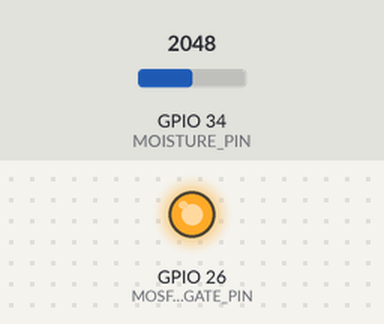
Simulated run of this sketch. Board: ESP32. Shown: output pins drawn as LEDs (lit = HIGH). Inputs (shaded band) come from the test bench; at power-on: GPIO 34 (MOISTURE_PIN) = 2048. WiFi joins after 1.5 s; servers stay silent unless stated; uploads are accepted with an empty reply; the local clock reads 2024-03-15 10:24:30 at power-on unless the sketch sets it; what the sketch prints to the serial monitor is not drawn. At 2.5 s the program puts the board to deep sleep or switches it off; the recording ends there.

Above: at 0.2 s.
At 2.47 s:
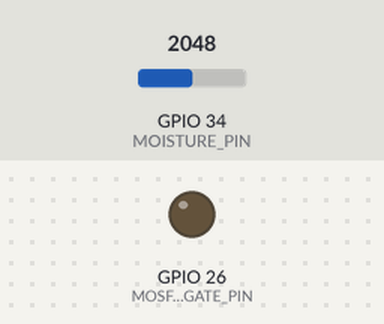
Timing chart, 0 to 2.5 s (numbered marks = the images above):
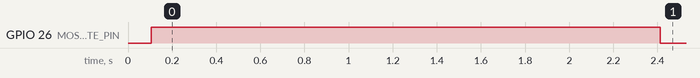

The sketch:

soil_moisture_monitor_production.ino
```cpp
// ============================================================
// Soil Moisture Monitor — Production Firmware
// ESP32-WROOM-32 (ESP32-D0WD-V3 rev 3.1)
// Toolchain: Arduino IDE (locked)
//
// Schedule: Wakes at 8:00 AM and 8:00 PM EDT
//           Takes soil moisture reading
//           Sends alert to Discord via webhook
//           Returns to deep sleep
//
// Hardware:
//   - Capacitive soil moisture sensor v1.2 on GPIO34 (ADC1)
//   - N-channel MOSFET gate on GPIO26 (sensor power switch)
//     * 330Ω series gate resistor
//     * 10kΩ pull-down to GND
//   - TP4056 + DW01A charging circuit
//   - 18650 3400mAh cell
//   - 6V 3W solar panel
//
// Calibration (from T-008 soil moisture test):
//   Dry air  ≈ 3225 (ADC raw)
//   Water    ≈ 1100 (ADC raw)
//
// Moisture Tiers (5-level):
//   0–19%   → DRY      🔴
//   20–39%  → LOW      🟠
//   40–59%  → MODERATE 🟡
//   60–79%  → MOIST    🟢
//   80–100% → WET      🔵
// ============================================================

#include <WiFi.h>
#include <HTTPClient.h>
#include <ArduinoJson.h>
#include "config.h"   // WiFi credentials + Discord webhook URL (not in Git)

// ── Pin Definitions ─────────────────────────────────────────
#define MOISTURE_PIN      34    // ADC1_CH6 — safe with WiFi active
#define MOSFET_GATE_PIN   26    // Sensor power via N-channel MOSFET

// ── Calibration Constants ────────────────────────────────────
#define ADC_DRY           3225  // Raw ADC reading in dry air
#define ADC_WET           1100  // Raw ADC reading submerged in water

// ── ADC Sampling ────────────────────────────────────────────
#define NUM_SAMPLES       10    // Averaged readings for stability

// ── Moisture Tier Thresholds (%) ────────────────────────────
#define TIER_DRY_MAX      19
#define TIER_LOW_MAX      39
#define TIER_MODERATE_MAX 59
#define TIER_MOIST_MAX    79
// 80–100 = WET

// ── Deep Sleep / Scheduling ──────────────────────────────────
// Target wakeup times expressed directly in UTC
// EDT = UTC-4, so: 8 AM EDT = 12:00 UTC, 8 PM EDT = 00:00 UTC
#define TARGET_HOUR_1_UTC  12   // 8:00 AM EDT
#define TARGET_HOUR_2_UTC  0    // 8:00 PM EDT
#define EDT_DISPLAY_OFFSET 4    // Subtract from UTC for display only

// NTP config
#define NTP_SERVER        "pool.ntp.org"
#define NTP_GMT_OFFSET    0          // We work in UTC, convert locally
#define NTP_DST_OFFSET    0

// ── WiFi Retry ───────────────────────────────────────────────
#define WIFI_TIMEOUT_MS   15000
#define WIFI_RETRY_COUNT  3

// ── Sensor Warmup ────────────────────────────────────────────
#define SENSOR_WARMUP_MS  500   // Allow sensor to stabilize after power-on

// ============================================================
// Moisture Tier Struct
// ============================================================
struct MoistureTier {
  const char* label;
  const char* emoji;
  const char* description;
};

MoistureTier getTier(int pct) {
  if (pct <= TIER_DRY_MAX)      return { "DRY",      "🔴", "Soil is very dry — water soon!" };
  if (pct <= TIER_LOW_MAX)      return { "LOW",       "🟠", "Soil moisture is low — consider watering." };
  if (pct <= TIER_MODERATE_MAX) return { "MODERATE",  "🟡", "Soil moisture is adequate." };
  if (pct <= TIER_MOIST_MAX)    return { "MOIST",     "🟢", "Soil is nicely moist." };
  return                               { "WET",       "🔵", "Soil is saturated — no watering needed." };
}

// ============================================================
// ADC → Moisture %
// ============================================================
int readMoisturePercent() {
  long sum = 0;
  for (int i = 0; i < NUM_SAMPLES; i++) {
    sum += analogRead(MOISTURE_PIN);
    delay(10);
  }
  int raw = sum / NUM_SAMPLES;

  // Map: ADC_DRY (dry) → 0%, ADC_WET (wet) → 100%
  // Higher ADC = drier; invert the mapping.
  int pct = map(raw, ADC_DRY, ADC_WET, 0, 100);
  pct = constrain(pct, 0, 100);

  Serial.printf("[Sensor] Raw ADC avg: %d  →  Moisture: %d%%\n", raw, pct);
  return pct;
}

// ============================================================
// WiFi Connect
// ============================================================
bool connectWiFi() {
  Serial.printf("[WiFi] Connecting to %s", WIFI_SSID);
  WiFi.mode(WIFI_STA);
  WiFi.begin(WIFI_SSID, WIFI_PASSWORD);

  unsigned long start = millis();
  while (WiFi.status() != WL_CONNECTED) {
    if (millis() - start > WIFI_TIMEOUT_MS) {
      Serial.println("\n[WiFi] TIMEOUT — could not connect.");
      return false;
    }
    delay(500);
    Serial.print(".");
  }
  Serial.printf("\n[WiFi] Connected. IP: %s\n", WiFi.localIP().toString().c_str());
  return true;
}

// ============================================================
// NTP Time Fetch
// Returns current hour in EDT (UTC-4), or -1 on failure
// ============================================================
int getCurrentHourEDT() {
  configTime(NTP_GMT_OFFSET, NTP_DST_OFFSET, NTP_SERVER);
  struct tm timeinfo;
  int attempts = 0;
  while (!getLocalTime(&timeinfo) && attempts < 10) {
    delay(500);
    attempts++;
  }
  if (attempts >= 10) {
    Serial.println("[NTP] Failed to get time.");
    return -1;
  }
  int hourUTC = timeinfo.tm_hour;
  int hourEDT = (hourUTC - EDT_DISPLAY_OFFSET + 24) % 24;
  Serial.printf("[NTP] UTC: %02d:%02d  →  EDT: %02d:%02d\n",
                timeinfo.tm_hour, timeinfo.tm_min, hourEDT, timeinfo.tm_min);
  return hourEDT;
}

// ============================================================
// Deep Sleep — calculate seconds until next wakeup window
// ============================================================
uint64_t secondsUntilNextWakeup() {
  struct tm timeinfo;
  if (!getLocalTime(&timeinfo)) {
    // Fallback: sleep 6 hours and retry
    Serial.println("[Sleep] Time unavailable — defaulting to 6hr sleep.");
    return 6ULL * 3600ULL;
  }

  int hourUTC = timeinfo.tm_hour;
  int minUTC  = timeinfo.tm_min;
  int secUTC  = timeinfo.tm_sec;

  // Use UTC target hours directly — no offset arithmetic needed
  int currentTotalSec = hourUTC * 3600 + minUTC * 60 + secUTC;
  int target1Sec = TARGET_HOUR_1_UTC * 3600;  // 12:00 UTC = 8 AM EDT
  int target2Sec = TARGET_HOUR_2_UTC * 3600;  // 00:00 UTC = 8 PM EDT

  // Seconds remaining until each target today
  int diff1 = target1Sec - currentTotalSec;
  int diff2 = target2Sec - currentTotalSec;

  // Wrap negative values to "tomorrow"
  if (diff1 <= 60) diff1 += 86400;   // 60s grace — don't re-fire immediately
  if (diff2 <= 60) diff2 += 86400;

  int sleepSec = min(diff1, diff2);
  Serial.printf("[Sleep] Sleeping for %d seconds (~%.1f hours).\n",
                sleepSec, sleepSec / 3600.0);
  return (uint64_t)sleepSec;
}

// ============================================================
// Discord Webhook — send moisture reading
// ============================================================
bool sendDiscordAlert(int moisturePct, MoistureTier tier, int hourEDT) {
  if (WiFi.status() != WL_CONNECTED) {
    Serial.println("[Discord] Not connected to WiFi.");
    return false;
  }

  // Build timestamp string (AM/PM)
  const char* period = (hourEDT < 12) ? "AM" : "PM";
  int displayHour = hourEDT % 12;
  if (displayHour == 0) displayHour = 12;

  // Build JSON payload with Discord embed
  StaticJsonDocument<512> doc;
  JsonArray embeds = doc.createNestedArray("embeds");
  JsonObject embed  = embeds.createNestedObject();

  // Title
  char title[64];
  snprintf(title, sizeof(title), "%s %s  Soil Moisture — %d:00 %s EDT",
           tier.emoji, tier.label, displayHour, period);
  embed["title"] = title;

  // Description
  char desc[128];
  snprintf(desc, sizeof(desc), "%s\n\n**Moisture Level:** %d%%", tier.description, moisturePct);
  embed["description"] = desc;

  // Color per tier (Discord decimal color)
  // DRY=red, LOW=orange, MODERATE=yellow, MOIST=green, WET=blue
  uint32_t colors[] = { 0xE74C3C, 0xE67E22, 0xF1C40F, 0x2ECC71, 0x3498DB };
  int tierIndex = 0;
  if      (moisturePct <= TIER_DRY_MAX)      tierIndex = 0;
  else if (moisturePct <= TIER_LOW_MAX)      tierIndex = 1;
  else if (moisturePct <= TIER_MODERATE_MAX) tierIndex = 2;
  else if (moisturePct <= TIER_MOIST_MAX)    tierIndex = 3;
  else                                        tierIndex = 4;
  embed["color"] = colors[tierIndex];

  // Footer
  JsonObject footer = embed.createNestedObject("footer");
  footer["text"] = "Garden Monitor · Fredericksburg, VA";

  // Moisture bar (visual) in a field
  JsonArray fields = embed.createNestedArray("fields");
  JsonObject barField = fields.createNestedObject();
  barField["name"] = "Level";
  int filled = moisturePct / 10;
  char bar[32];
  int idx = 0;
  for (int i = 0; i < 10; i++) {
    bar[idx++] = (i < filled) ? '#' : '-';
  }
  bar[idx] = '\0';
  char barStr[48];
  snprintf(barStr, sizeof(barStr), "`[%s] %d%%`", bar, moisturePct);
  barField["value"]  = barStr;
  barField["inline"] = false;

  // Serialize
  String payload;
  serializeJson(doc, payload);

  HTTPClient http;
  http.begin(DISCORD_WEBHOOK_URL);
  http.addHeader("Content-Type", "application/json");
  int httpCode = http.POST(payload);

  Serial.printf("[Discord] HTTP %d\n", httpCode);
  http.end();

  // 204 = success, 429 = rate limited
  return (httpCode == 204);
}

// ============================================================
// setup() — runs once per wakeup
// ============================================================
void setup() {
  Serial.begin(115200);
  delay(100);
  Serial.println("\n========================================");
  Serial.println(" Soil Moisture Monitor — Wakeup");
  Serial.println("========================================");

  // ── 1. Power on sensor via MOSFET ───────────────────────
  pinMode(MOSFET_GATE_PIN, OUTPUT);
  digitalWrite(MOSFET_GATE_PIN, HIGH);
  Serial.println("[MOSFET] Sensor power ON.");
  delay(SENSOR_WARMUP_MS);

  // ── 2. Connect WiFi ─────────────────────────────────────
  bool wifiOK = false;
  for (int attempt = 1; attempt <= WIFI_RETRY_COUNT; attempt++) {
    Serial.printf("[WiFi] Attempt %d/%d\n", attempt, WIFI_RETRY_COUNT);
    wifiOK = connectWiFi();
    if (wifiOK) break;
    WiFi.disconnect(true);
    delay(2000);
  }

  if (!wifiOK) {
    Serial.println("[ERROR] WiFi failed — entering sleep for retry.");
    // Sleep 30 minutes and retry
    digitalWrite(MOSFET_GATE_PIN, LOW);
    esp_sleep_enable_timer_wakeup(30ULL * 60ULL * 1000000ULL);
    esp_deep_sleep_start();
  }

  // ── 3. Get current time (EDT) ───────────────────────────
  int hourEDT = getCurrentHourEDT();

  // ── 4. Read soil moisture ────────────────────────────────
  int moisturePct = readMoisturePercent();
  MoistureTier tier = getTier(moisturePct);
  Serial.printf("[Reading] %d%% — %s %s\n", moisturePct, tier.emoji, tier.label);

  // ── 5. Send Discord alert ────────────────────────────────
  bool sent = sendDiscordAlert(moisturePct, tier, hourEDT);
  if (sent) {
    Serial.println("[Discord] Alert sent successfully.");
  } else {
    Serial.println("[Discord] Alert failed (will retry next wakeup).");
  }

  // ── 6. Power off sensor ──────────────────────────────────
  digitalWrite(MOSFET_GATE_PIN, LOW);
  Serial.println("[MOSFET] Sensor power OFF.");

  // ── 7. Disconnect WiFi cleanly ───────────────────────────
  WiFi.disconnect(true);
  WiFi.mode(WIFI_OFF);
  Serial.println("[WiFi] Disconnected.");

  // ── 8. Calculate sleep duration and deep sleep ──────────
  uint64_t sleepSec = secondsUntilNextWakeup();
  uint64_t sleepUs  = sleepSec * 1000000ULL;

  Serial.println("[Sleep] Entering deep sleep. Goodnight.");
  Serial.println("========================================\n");
  delay(100);   // Flush serial buffer

  esp_sleep_enable_timer_wakeup(sleepUs);
  esp_deep_sleep_start();
}

// ============================================================
// loop() — never reached (deep sleep restarts setup())
// ============================================================
void loop() {
  // Intentionally empty
}
```

config_template.h
```cpp
// config.h — CREDENTIALS FILE
// ============================================================
// DO NOT COMMIT THIS FILE TO GIT.
// Ensure config.h is listed in .gitignore.
// Copy config_template.h → config.h and fill in your values.
// ============================================================

#ifndef CONFIG_H
#define CONFIG_H

// WiFi credentials
#define WIFI_SSID       "YOUR_WIFI_SSID"
#define WIFI_PASSWORD   "YOUR_WIFI_PASSWORD"

// Discord Webhook URL
// Get from: Server Settings → Integrations → Webhooks → New Webhook
#define DISCORD_WEBHOOK_URL  "https://discord.com/api/webhooks/YOUR_ID/YOUR_TOKEN"

#endif // CONFIG_H
```

Measured:
- by itself, GPIO 26 (MOSFET_GATE_PIN): LOW → HIGH at 0.10 s, → LOW 2.3 s later
